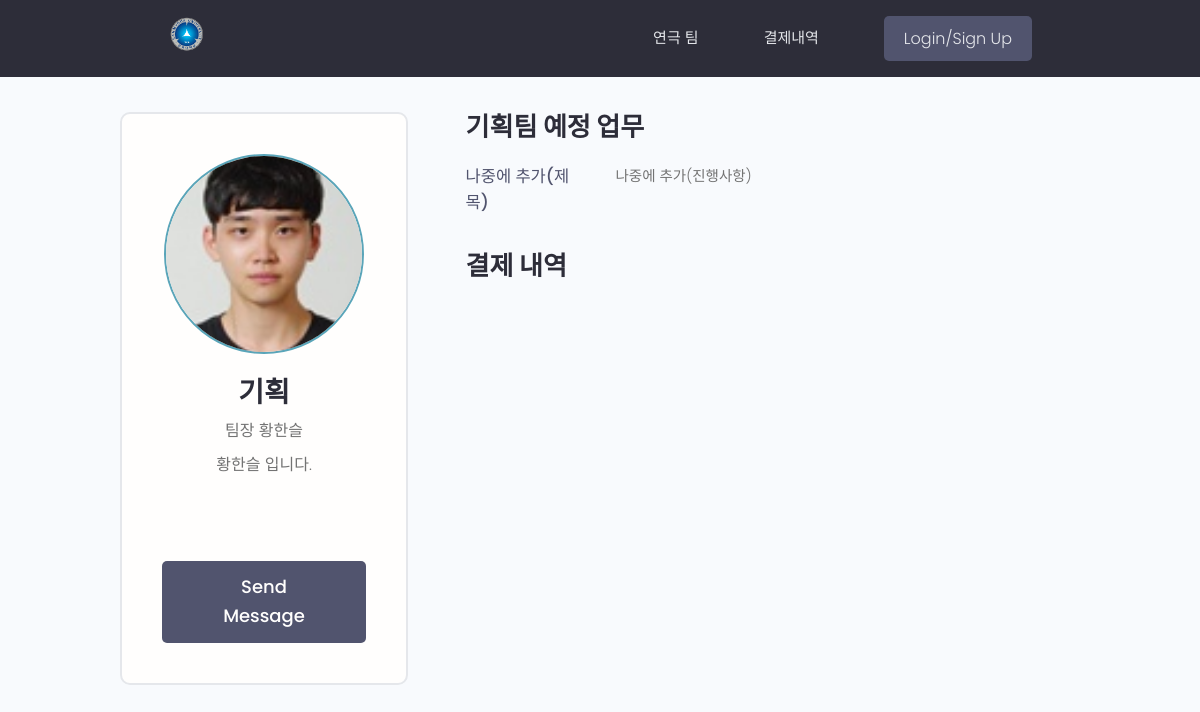
Before: /profile/1/ with the older database file.
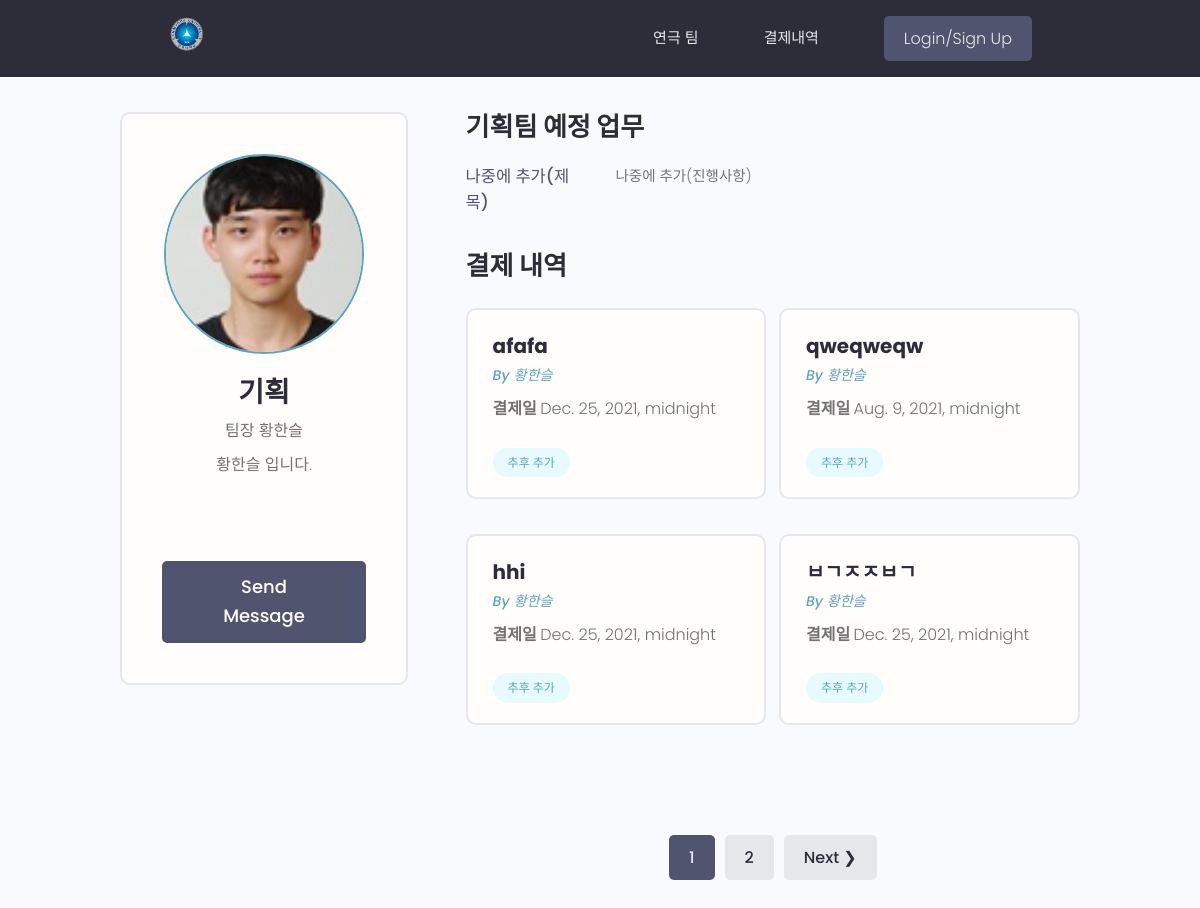
After: the same page with the newer database file.
### eng/models.py (models this page shows, shortened)
class Post(models.Model):
    id = models.IntegerField(primary_key=True)
    owner = models.ForeignKey(Team,on_delete=CASCADE,null=True)
    title = models.CharField(max_length=200,null=True)
    image = models.ImageField(null=True,upload_to='posts/')
    date = models.DateTimeField(null=True,blank=False)
    paid = models.IntegerField(null=True,blank=False)
    desc = models.CharField(max_length=256)
    created = models.DateTimeField(auto_now_add=True)
    class Meta:
        ordering = ('-created',)

### division/models.py (models this page shows, shortened)
class Team(models.Model):
    user = models.OneToOneField(User,on_delete=models.CASCADE,null=True,blank=True)
    id = models.IntegerField(primary_key=True)
    username = models.CharField(null=True,max_length=100)
    name = models.CharField(null=True,max_length=100)
    captain = models.CharField(null=True,max_length=100)
    short_intro = models.CharField(null=True,blank=True,max_length=256)
    email = models.EmailField(null=True)
    profile_image = models.ImageField(null=True,blank=True,upload_to='profiles/',default='profiles/user-default.png')
    created = models.DateTimeField(auto_now_add=True)
    is_new = models.BooleanField(null=True,default=False)
    USERNAME_FIELD = 'username'

### division/views.py (the view)
# urls.py: path('profile/<str:pk>/',profileView,name='profile'),
def profileView(request,pk):
    profile = Team.objects.get(id=pk)
    post = profile.post_set.all()
    post,page_range = paginateTeam(request,post,4)
    context = {'profile':profile,'post':post,'page_range':page_range}
    return render(request,'div_profile.html',context)

### division/utils.py (called while the page is built)
def paginateTeam(request,teams,results):
    page = request.GET.get('page',1)
    paginator = Paginator(teams,results)
    try:
        teams = paginator.page(page)
    except EmptyPage:
        page = paginator.num_pages
        teams = paginator.page(paginator.num_pages)
    left = (int(page))-4
    if left < 1:
        left = 1
    right = (int(page))+5
    if right > paginator.num_pages:
        right = paginator.num_pages
        print(right)
    page_range = range(left,right+1)
    return teams,page_range

### division/templates/div_profile.html (shortened to what this page needs)
{% extends 'main.html' %}
{% block content %}
  <main class="profile my-md">
    <div class="container">
      <div class="layout">
        <div class="column column--1of3">
          <div class="card text-center">
            <div class="card__body dev">
              <img class="avatar avatar--xl" src="{{profile.profile_image.url}}" />
              <h2 class="dev__name">{{profile.name}}</h2>
              <p class="dev__title">팀장 {{profile.captain}}</p>
              <p class="dev__location">{{profile.short_intro}}</p>
              <ul class="dev__social">
              </ul>
              <a href="{% url 'msg-send' profile.id %}" class="btn btn--sub btn--lg">Send Message</a>
            </div>
          </div>
        </div>
        <div class="column column--2of3">
          <div class="devInfo">
            <h3 class="devInfo__title">{{profile.name}}팀 예정 업무</h3>
            <div class="devInfo__skills">
              <div class="devSkill">
                <h4 class="devSkill__title">나중에 추가(제목)</h4>
                <p class="devSkill__info">
                  나중에 추가(진행사항)
                </p>
              </div>
            </div>
          </div>
          <div class="devInfo">
            <h3 class="devInfo__title">결제 내역</h3>
            <div class="grid grid--two">
              {% for p in post %}
              <div class="column">
                <div class="card project">
                    <div class="card__body">
                      <h3 class="project__title">{{p.title}}</h3>
                      <p><a class="project__author" href="{% url 'view-post' p.id %}">By {{p.owner.captain}}</a></p>
                      <p class="project--rating">
                        <span style="font-weight: bold;">결제일 </span>{{p.date}}
                      </p>
                      <div class="project__tags">
                        <span class="tag tag--pill tag--main">
                          <small>추후 추가</small>
                        </span>
                      </div>
                    </div>
                </div>
              </div>
              {% endfor %}
            </div>
            {% include 'pagination.html' with queries=post page_range=page_range%}
          </div>
        </div>
      </div>
    </div>
  </main>
{% endblock %}

Changed rows visible on the page:
added Post: title "afafa", owner.captain "황한슬", date "Dec. 25, 2021, midnight"
added Post: title "qweqweqw", owner.captain "황한슬", date "Aug. 9, 2021, midnight"
added Post: title "hhi", owner.captain "황한슬", date "Dec. 25, 2021, midnight"
added Post: title "ㅂㄱㅈㅈㅂㄱ", owner.captain "황한슬", date "Dec. 25, 2021, midnight"
Other visible differences:
new list line: "1"
new list line: "2"
text now shown: "Next ❯"
